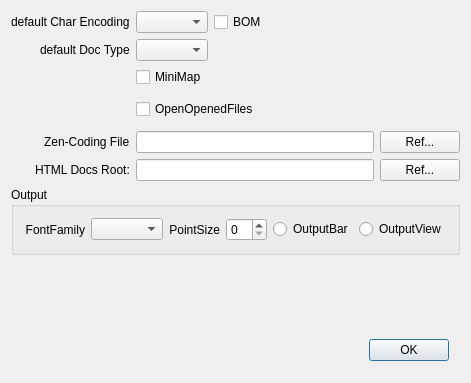
<?xml version="1.0" encoding="UTF-8"?>
<ui version="4.0">
 <class>GlobalStgDlg</class>
 <widget class="QDialog" name="GlobalStgDlg">
  <property name="geometry">
   <rect>
    <x>0</x>
    <y>0</y>
    <width>454</width>
    <height>383</height>
   </rect>
  </property>
  <property name="windowTitle">
   <string>GlobalStgDlg</string>
  </property>
  <layout class="QVBoxLayout" name="verticalLayout">
   <item>
    <widget class="QWidget" name="widget" native="true">
     <layout class="QFormLayout" name="formLayout">
      <property name="fieldGrowthPolicy">
       <enum>QFormLayout::AllNonFixedFieldsGrow</enum>
      </property>
      <property name="labelAlignment">
       <set>Qt::AlignRight|Qt::AlignTrailing|Qt::AlignVCenter</set>
      </property>
      <property name="leftMargin">
       <number>0</number>
      </property>
      <property name="topMargin">
       <number>0</number>
      </property>
      <property name="rightMargin">
       <number>0</number>
      </property>
      <property name="bottomMargin">
       <number>0</number>
      </property>
      <item row="0" column="0">
       <widget class="QLabel" name="label">
        <property name="text">
         <string>default Char Encoding</string>
        </property>
       </widget>
      </item>
      <item row="0" column="1">
       <widget class="QWidget" name="widget_6" native="true">
        <layout class="QHBoxLayout" name="horizontalLayout_6">
         <property name="leftMargin">
          <number>0</number>
         </property>
         <property name="topMargin">
          <number>0</number>
         </property>
         <property name="rightMargin">
          <number>0</number>
         </property>
         <property name="bottomMargin">
          <number>0</number>
         </property>
         <item>
          <widget class="QComboBox" name="charEncodingCB">
           <property name="sizePolicy">
            <sizepolicy hsizetype="Fixed" vsizetype="Fixed">
             <horstretch>0</horstretch>
             <verstretch>0</verstretch>
            </sizepolicy>
           </property>
          </widget>
         </item>
         <item>
          <widget class="QCheckBox" name="withBOM">
           <property name="text">
            <string>BOM</string>
           </property>
          </widget>
         </item>
        </layout>
       </widget>
      </item>
      <item row="1" column="0">
       <widget class="QLabel" name="label_2">
        <property name="text">
         <string>default Doc Type</string>
        </property>
       </widget>
      </item>
      <item row="1" column="1">
       <widget class="QComboBox" name="docTypeCB">
        <property name="sizePolicy">
         <sizepolicy hsizetype="Fixed" vsizetype="Fixed">
          <horstretch>0</horstretch>
          <verstretch>0</verstretch>
         </sizepolicy>
        </property>
       </widget>
      </item>
      <item row="2" column="1">
       <widget class="QCheckBox" name="MiniMap">
        <property name="text">
         <string>MiniMap</string>
        </property>
       </widget>
      </item>
      <item row="5" column="1">
       <widget class="QWidget" name="widget_2" native="true">
        <layout class="QHBoxLayout" name="horizontalLayout_2">
         <property name="leftMargin">
          <number>0</number>
         </property>
         <property name="topMargin">
          <number>0</number>
         </property>
         <property name="rightMargin">
          <number>0</number>
         </property>
         <property name="bottomMargin">
          <number>0</number>
         </property>
        </layout>
       </widget>
      </item>
      <item row="7" column="1">
       <widget class="QWidget" name="widget_5" native="true">
        <layout class="QHBoxLayout" name="horizontalLayout_5">
         <property name="leftMargin">
          <number>0</number>
         </property>
         <property name="topMargin">
          <number>0</number>
         </property>
         <property name="rightMargin">
          <number>0</number>
         </property>
         <property name="bottomMargin">
          <number>0</number>
         </property>
        </layout>
       </widget>
      </item>
      <item row="9" column="0">
       <widget class="QLabel" name="label_6">
        <property name="text">
         <string>Zen-Coding File</string>
        </property>
       </widget>
      </item>
      <item row="9" column="1">
       <widget class="QWidget" name="widget_3" native="true">
        <layout class="QHBoxLayout" name="horizontalLayout_3">
         <property name="leftMargin">
          <number>0</number>
         </property>
         <property name="topMargin">
          <number>0</number>
         </property>
         <property name="rightMargin">
          <number>0</number>
         </property>
         <property name="bottomMargin">
          <number>0</number>
         </property>
         <item>
          <widget class="QLineEdit" name="ZenCodingFilePath"/>
         </item>
         <item>
          <widget class="QPushButton" name="ZCFRef">
           <property name="sizePolicy">
            <sizepolicy hsizetype="Fixed" vsizetype="Fixed">
             <horstretch>0</horstretch>
             <verstretch>0</verstretch>
            </sizepolicy>
           </property>
           <property name="text">
            <string>Ref...</string>
           </property>
           <property name="autoDefault">
            <bool>false</bool>
           </property>
          </widget>
         </item>
        </layout>
       </widget>
      </item>
      <item row="10" column="0">
       <widget class="QLabel" name="label_7">
        <property name="text">
         <string>HTML Docs Root:</string>
        </property>
       </widget>
      </item>
      <item row="10" column="1">
       <widget class="QWidget" name="widget_7" native="true">
        <layout class="QHBoxLayout" name="horizontalLayout_7">
         <property name="leftMargin">
          <number>0</number>
         </property>
         <property name="topMargin">
          <number>0</number>
         </property>
         <property name="rightMargin">
          <number>0</number>
         </property>
         <property name="bottomMargin">
          <number>0</number>
         </property>
         <item>
          <widget class="QLineEdit" name="htdocsRoot"/>
         </item>
         <item>
          <widget class="QPushButton" name="htdocsRef">
           <property name="text">
            <string>Ref...</string>
           </property>
          </widget>
         </item>
        </layout>
       </widget>
      </item>
      <item row="6" column="1">
       <widget class="QCheckBox" name="OpenOpenedFiles">
        <property name="text">
         <string>OpenOpenedFiles</string>
        </property>
       </widget>
      </item>
     </layout>
    </widget>
   </item>
   <item>
    <widget class="QGroupBox" name="groupBox">
     <property name="title">
      <string>Output</string>
     </property>
     <layout class="QHBoxLayout" name="horizontalLayout_4">
      <item>
       <widget class="QLabel" name="label_15">
        <property name="text">
         <string>FontFamily</string>
        </property>
        <property name="alignment">
         <set>Qt::AlignRight|Qt::AlignTrailing|Qt::AlignVCenter</set>
        </property>
       </widget>
      </item>
      <item>
       <widget class="QComboBox" name="fontFamilyCB"/>
      </item>
      <item>
       <widget class="QLabel" name="label_16">
        <property name="text">
         <string>PointSize</string>
        </property>
        <property name="alignment">
         <set>Qt::AlignRight|Qt::AlignTrailing|Qt::AlignVCenter</set>
        </property>
       </widget>
      </item>
      <item>
       <widget class="QSpinBox" name="fontSizeSB"/>
      </item>
      <item>
       <widget class="QRadioButton" name="outputBar">
        <property name="text">
         <string>OutputBar</string>
        </property>
       </widget>
      </item>
      <item>
       <widget class="QRadioButton" name="outputView">
        <property name="text">
         <string>OutputView</string>
        </property>
       </widget>
      </item>
      <item>
       <spacer name="horizontalSpacer_2">
        <property name="orientation">
         <enum>Qt::Horizontal</enum>
        </property>
        <property name="sizeHint" stdset="0">
         <size>
          <width>40</width>
          <height>20</height>
         </size>
        </property>
       </spacer>
      </item>
     </layout>
    </widget>
   </item>
   <item>
    <spacer name="verticalSpacer">
     <property name="orientation">
      <enum>Qt::Vertical</enum>
     </property>
     <property name="sizeHint" stdset="0">
      <size>
       <width>20</width>
       <height>40</height>
      </size>
     </property>
    </spacer>
   </item>
   <item>
    <widget class="QWidget" name="widget_4" native="true">
     <layout class="QHBoxLayout" name="horizontalLayout">
      <item>
       <spacer name="horizontalSpacer">
        <property name="orientation">
         <enum>Qt::Horizontal</enum>
        </property>
        <property name="sizeHint" stdset="0">
         <size>
          <width>40</width>
          <height>20</height>
         </size>
        </property>
       </spacer>
      </item>
      <item>
       <widget class="QPushButton" name="pushButton">
        <property name="text">
         <string>OK</string>
        </property>
        <property name="default">
         <bool>true</bool>
        </property>
       </widget>
      </item>
     </layout>
    </widget>
   </item>
  </layout>
 </widget>
 <layoutdefault spacing="6" margin="11"/>
 <resources/>
 <connections>
  <connection>
   <sender>pushButton</sender>
   <signal>clicked()</signal>
   <receiver>GlobalStgDlg</receiver>
   <slot>accept()</slot>
   <hints>
    <hint type="sourcelabel">
     <x>346</x>
     <y>269</y>
    </hint>
    <hint type="destinationlabel">
     <x>396</x>
     <y>255</y>
    </hint>
   </hints>
  </connection>
 </connections>
</ui>
